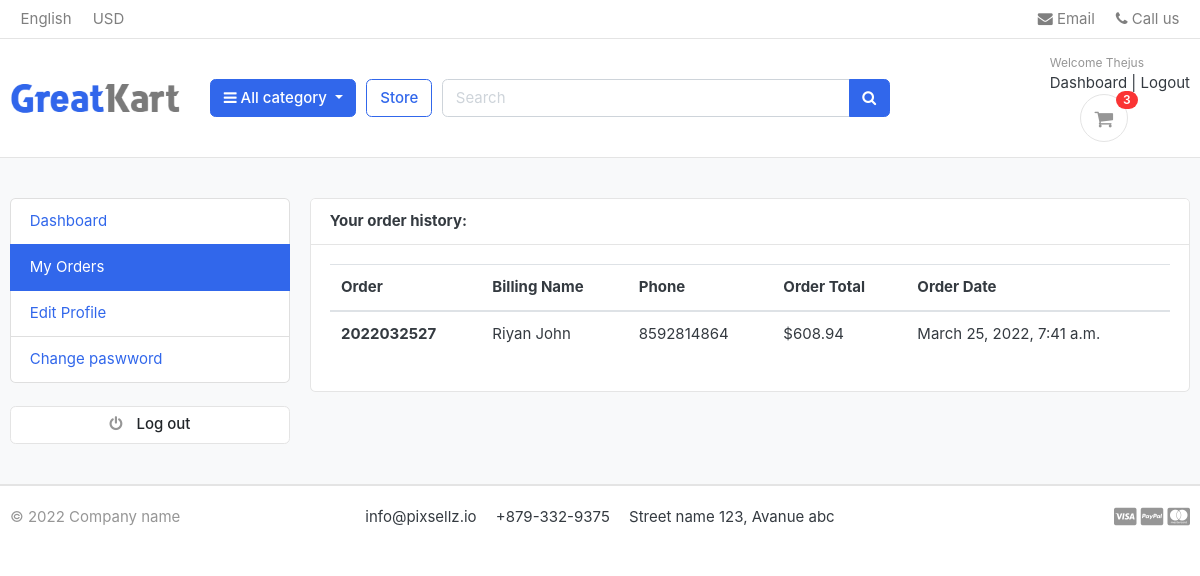
The page /accounts/my_orders/ (signed in) on the database as committed earlier.
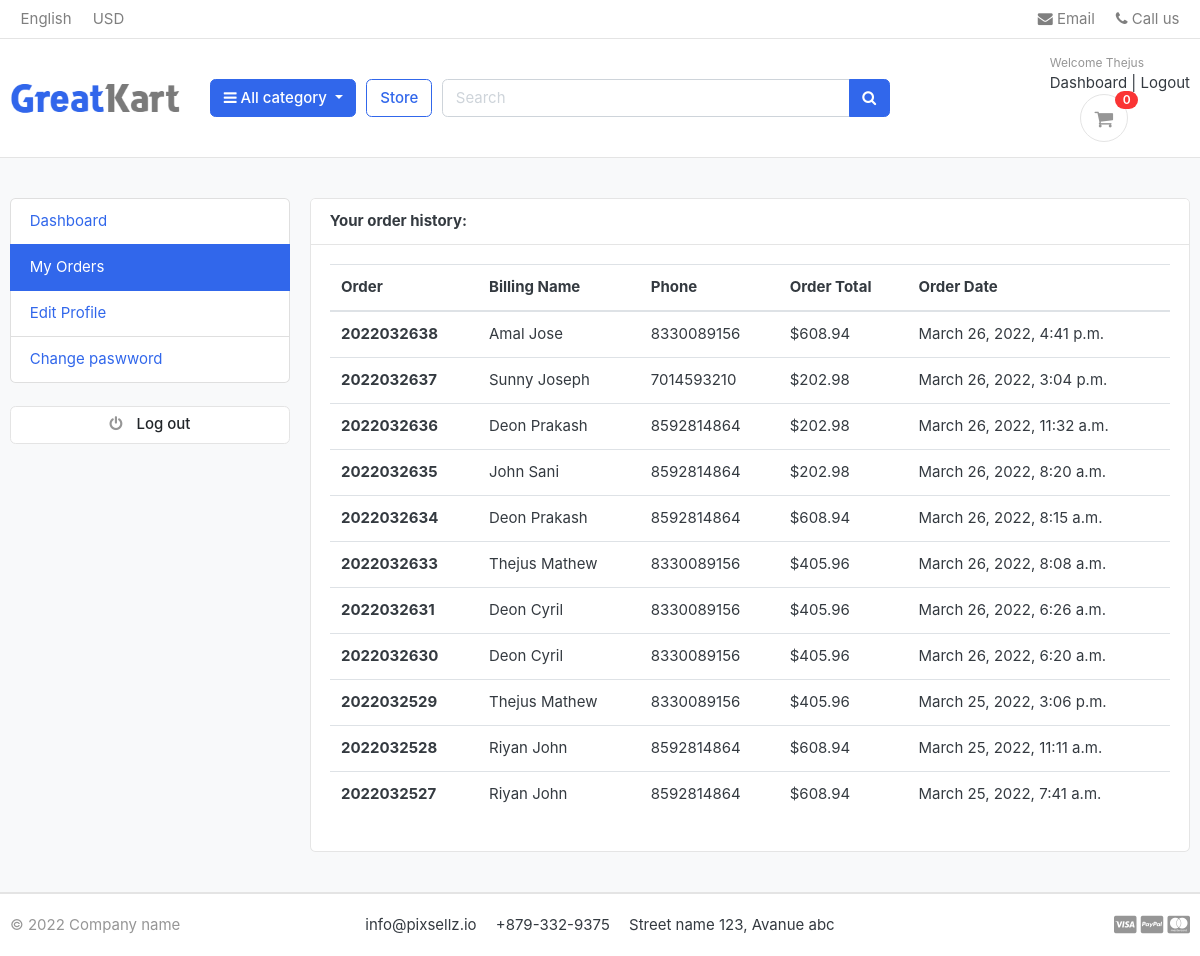
The same page on the database as committed later.
### orders/models.py (models this page shows, shortened)
class Order(models.Model):
    STATUS = (
        ('New', 'New'),
        ('Accepted', 'Accepted'),
        ('Completed', 'Completed'),
        ('Cancelled', 'Cancelled'),
    )
    user = models.ForeignKey(Account, on_delete=models.SET_NULL, null=True)
    payment = models.ForeignKey(Payment, on_delete=models.SET_NULL, blank=True, null=True)
    order_number = models.CharField(max_length=20)
    first_name = models.CharField(max_length=50)
    last_name = models.CharField(max_length=50)
    phone = models.CharField(max_length=15)
    email = models.EmailField(max_length=50)
    address_line_1 = models.CharField(max_length=50)
    address_line_2 = models.CharField(max_length=50, blank=True)
    country = models.CharField(max_length=50)
    state = models.CharField(max_length=50)
    city = models.CharField(max_length=50)
    order_note = models.CharField(max_length=100, blank=True)
    order_total = models.FloatField()
    tax = models.FloatField()
    status = models.CharField(max_length=10, choices=STATUS, default='New')
    ip = models.CharField(blank=True, max_length=20)
    is_ordered = models.BooleanField(default=False)
    created_at = models.DateTimeField(auto_now_add=True)
    updated_at = models.DateTimeField(auto_now=True)
    def full_name(self):
        return f'{self.first_name} {self.last_name}'    #Formatting the string

### accounts/views.py (the view)
# urls.py: path('my_orders/', views.my_orders, name='my_orders'),
def my_orders(request):
    orders= Order.objects.filter(user=request.user, is_ordered=True).order_by('-created_at')    #-created_at - By putting this hypen it will give the result in descending order
    context={
        'orders': orders,
    }
    return render(request, 'accounts/my_orders.html',context)

### carts/context_processor.py (called while the page is built)
def counter(request):
    cart_count = 0
    if 'admin' in request.path:
        return{}
    else:
        try:
            cart = Cart.objects.filter(cart_id=_cart_id(request))
            if request.user.is_authenticated:
                cart_items = CartItem.objects.all().filter(user=request.user)
            else:
                cart_items = CartItem.objects.all().filter(cart=cart[:1])   #filtering by the cart
            for cart_item in cart_items:
                cart_count= cart_count + cart_item.qunatity
        except Cart.DoesnotExist:
            cart_count = 0
    return  dict(cart_count =cart_count)

### carts/views.py (called while the page is built)
def _cart_id(request):          #private Function, i.e function to fetch the cart_id from the browser
    cart = request.session.session_key      #session_key is present in the cookies
    if not cart:
        cart =request.session.create()
    return cart

### category/context_processors.py (called while the page is built)
def menu_links(request):    #going to fetch all the cateogories from the database
   links = Category.objects.all()
   return dict(links=links)

### templates/accounts/my_orders.html (shortened to what this page needs)
{% extends 'base.html' %}
{% block content %}
<section class="section-conten padding-y bg">
    <div class="container">
        <div class="row">
        {% include 'includes/dashboardsidebar.html' %}
        <main class="col-md-9">
            <article class="card">
            <header class="card-header">
                <strong class="d-inline-block mr-3">Your order history:</strong>
            </header>
            <div class="card-body">
                <div class="row">
                <div class="col-md-12">
                    <table class="table table-hover">
                        <thead>
                          <tr>
                            <th scope="col">Order</th>
                            <th scope="col">Billing Name</th>
                            <th scope="col">Phone</th>
                            <th scope="col">Order Total</th>
                            <th scope="col">Order Date</th>
                          </tr>
                        </thead>
                        <tbody>
                         {% for order in orders %}
                          <tr>
                            <th scope="row">{{order.order_number}}</th>
                            <td>{{order.full_name}}</td>
                            <td>{{order.phone}}</td>
                            <td>${{order.order_total}}</td>
                            <td>{{order.created_at}}</td>
                          </tr>
                          {% endfor %}
                        </tbody>
                      </table>
                </div>
                </div>
            </div>
            </article>
        </main>
    </div>
    </div>
    </section>
{% endblock %}

### templates/includes/navbar.html (shortened to what this page needs)
{% load static %}
<header class="section-header">
    <nav class="navbar p-md-0 navbar-expand-sm navbar-light border-bottom">
    <div class="container">
      <div class="collapse navbar-collapse" id="navbarTop4">
        <ul class="navbar-nav mr-auto">
            <li class="nav-item dropdown">
                 <a href="#" class="nav-link">   English </a>
            </li>
            <li class="nav-item dropdown">
                <a href="#" class="nav-link"> USD </a>
            </li>
        </ul>
        <ul class="navbar-nav">
            <li><a href="#" class="nav-link"> <i class="fa fa-envelope"></i> Email </a></li>
            <li><a href="#" class="nav-link"> <i class="fa fa-phone"></i> Call us </a></li>
        </ul>
      </div>
    </div>
    </nav>
    <section class="header-main border-bottom">
        <div class="container">
    <div class="row align-items-center">
        <div class="col-lg-2 col-md-3 col-6">
            <a href="{% url 'home' %}" class="brand-wrap">
                <img class="logo" src="{% static './images/logo.png' %}">
            </a>
        </div>
        <div class="col-lg col-sm col-md col-6 flex-grow-0">
            <div class="category-wrap dropdown d-inline-block float-right">
                <button type="button" class="btn btn-primary dropdown-toggle" data-toggle="dropdown">
                    <i class="fa fa-bars"></i> All category
                </button>
            </div>
        </div>
        <a href="{% url 'store' %}" class="btn btn-outline-primary">Store</a>
        <div class="col-lg  col-md-6 col-sm-12 col">
            <form action="{% url 'search' %}" class="search" method='GET'>
                <div class="input-group w-100">
                    <input type="text" class="form-control" style="width:60%;" placeholder="Search" name="keyword">
                    <div class="input-group-append">
                      <button class="btn btn-primary" type="submit">
                        <i class="fa fa-search"></i>
                      </button>
                    </div>
                </div>
            </form>
        </div>
        <div class="col-lg-3 col-sm-6 col-8 order-2 order-lg-3">
                    <div class="d-flex justify-content-end mb-3 mb-lg-0">
                      {% if user.id is  None %}
                        <div class="widget-header">
                            <small class="title text-muted">Welcome guest!</small>
                            <div>
                                <a href="{% url 'login' %}">sign in</a> <span class="dark-transp"> | </span>
                                <a href="{% url 'register' %}"> Register</a>
                            </div>
                        </div>
                        {% else %}
                        <div class="widget-header">
                            <small class="title text-muted">Welcome {{ user.first_name }}</small>
                            <div>
                                <a href="{% url 'dashboard' %}">Dashboard</a> <span class="dark-transp"> | </span>
                                <a href="{% url 'logout' %}">Logout</a>
                            </div>
                        {% endif %}
                        <a href="{% url 'cart' %}" class="widget-header pl-3 ml-3">
                            <div class="icon icon-sm rounded-circle border"><i class="fa fa-shopping-cart"></i></div>
                            <span class="badge badge-pill badge-danger notify">{{cart_count}}</span>
                        </a>
                    </div>
                </div>
    </div>
        </div>
    </section>
    </header>

Rows that differ between the two databases and show on the page:
added Order: order_number "2022032638", full_name "Amal Jose", phone "8330089156", order_total "608.94", created_at "March 26, 2022, 4:41 p.m."
added Order: order_number "2022032637", full_name "Sunny Joseph", phone "7014593210", order_total "202.98", created_at "March 26, 2022, 3:04 p.m."
added Order: order_number "2022032636", full_name "Deon Prakash", phone "8592814864", order_total "202.98", created_at "March 26, 2022, 11:32 a.m."
added Order: order_number "2022032635", full_name "John Sani", phone "8592814864", order_total "202.98", created_at "March 26, 2022, 8:20 a.m."
added Order: order_number "2022032634", full_name "Deon Prakash", phone "8592814864", order_total "608.94", created_at "March 26, 2022, 8:15 a.m."
added Order: order_number "2022032633", full_name "Thejus Mathew", phone "8330089156", order_total "405.96", created_at "March 26, 2022, 8:08 a.m."
added Order: order_number "2022032631", full_name "Deon Cyril", phone "8330089156", order_total "405.96", created_at "March 26, 2022, 6:26 a.m."
added Order: order_number "2022032630", full_name "Deon Cyril", phone "8330089156", order_total "405.96", created_at "March 26, 2022, 6:20 a.m."
added Order: order_number "2022032529", full_name "Thejus Mathew", phone "8330089156", order_total "405.96", created_at "March 25, 2022, 3:06 p.m."
added Order: order_number "2022032528", full_name "Riyan John", phone "8592814864", order_total "608.94", created_at "March 25, 2022, 11:11 a.m."
Other text that changed with them:
{{ cart_count }}: "3" → "0"
